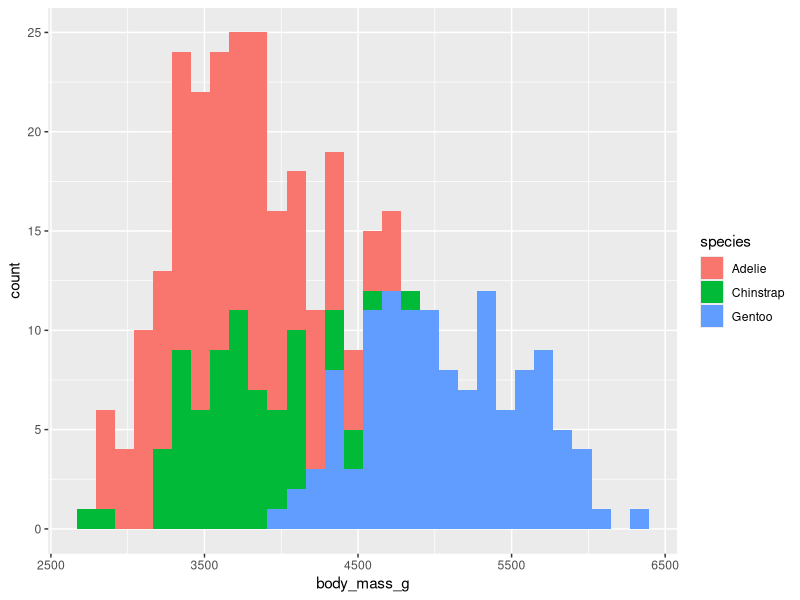
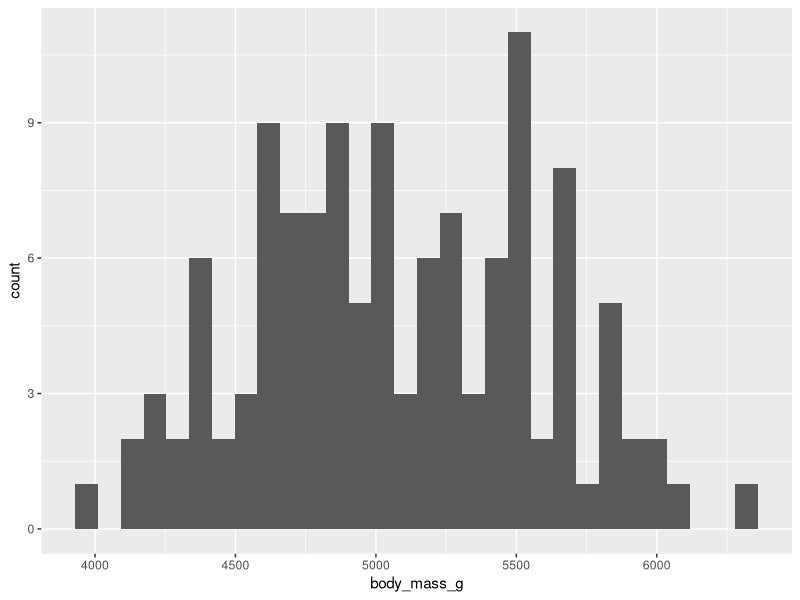
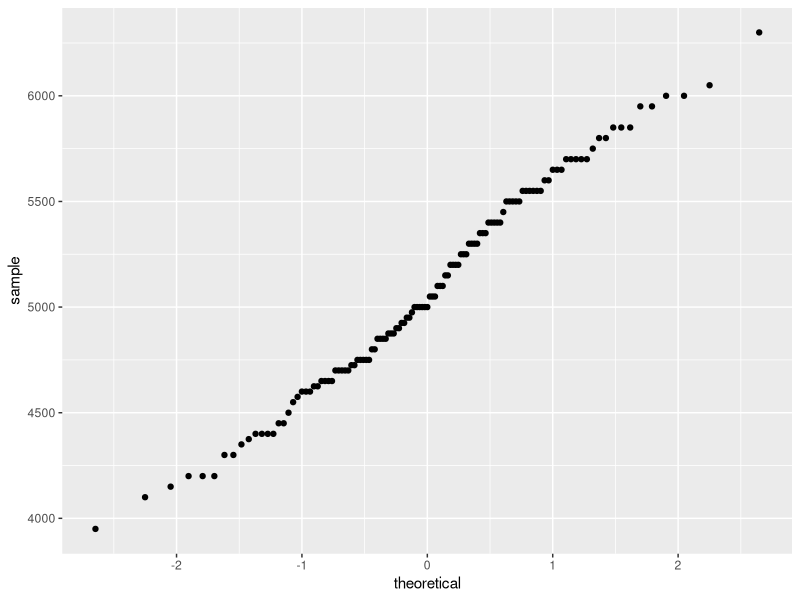
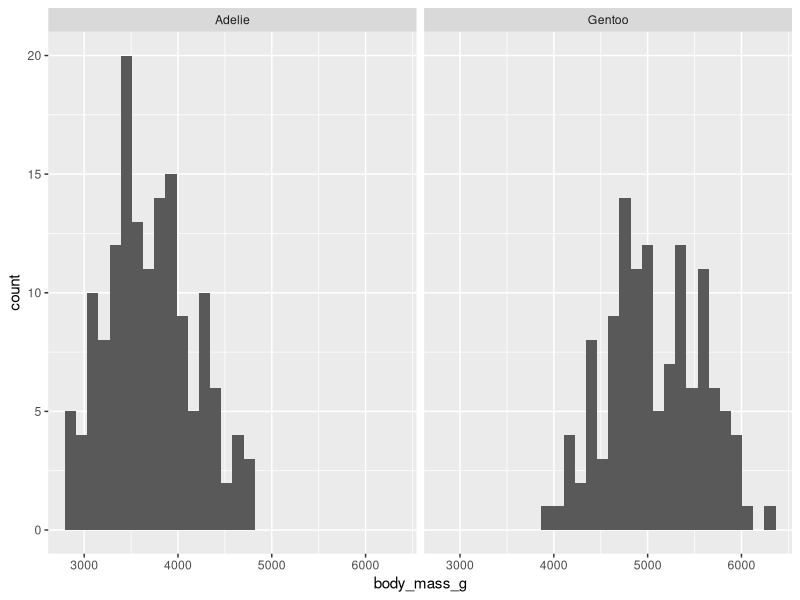
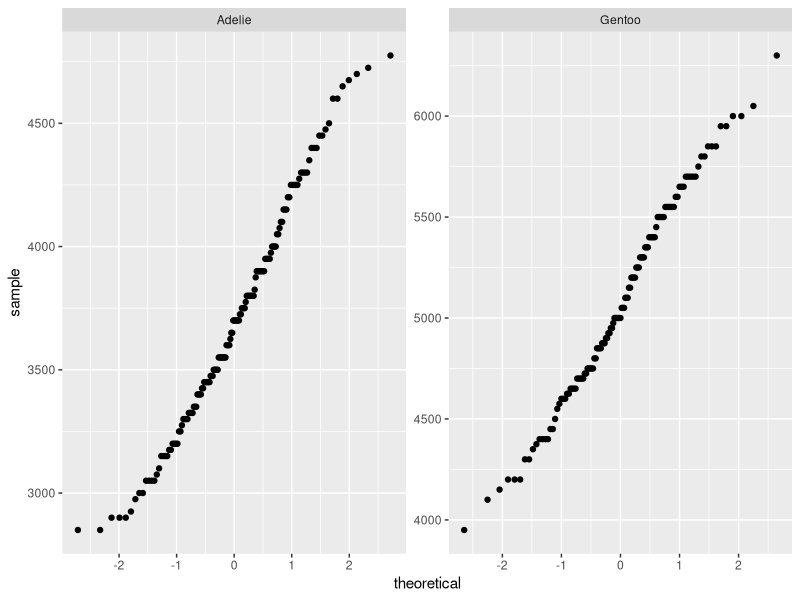

Here is the R script that generated these plots, in order:
## ---- chunk 1
knitr::opts_chunk$set(fig.width=6, fig.asp = 0.618, collapse=TRUE) 
## ---- chunk 2
library(tidyverse)
library(palmerpenguins)
library(rstatix)
library(knitr)  # prints pretty tables with RMarkdown
## ---- chunk 3
# Two great functions for looking at the first few rows of your variables:
head(penguins)
glimpse(penguins)

# Summary statistics. Note # of observations and NAs
summary(penguins)

ggplot(data=penguins) +
  geom_histogram(aes(x=body_mass_g, fill=species))
## ---- chunk 4
# Separate just the Gentoo from all the penguin data
gentoo = penguins %>% 
  filter(species=="Gentoo") 

# Calculate the mean and standard deviation Gentoo body mass in our data (sometimes base R is more sensible than dplyr)
mean(gentoo$body_mass_g, na.rm=TRUE)
sd(gentoo$body_mass_g, na.rm=TRUE)
## ---- chunk 5
# Quickly visualize the body mass data
ggplot(data=gentoo) +
  geom_histogram(aes(x=body_mass_g))
## ---- chunk 6
# Check normality assumption with a qqplot:
ggplot(gentoo) +
  stat_qq(aes(sample=body_mass_g))
## ---- chunk 7
t.test(gentoo$body_mass_g, mu = 5500) # Base R

t_test_results = gentoo %>% t_test(body_mass_g ~ 1, mu = 5500) # dplyr-friendly version
kable(t_test_results) # prints results nicely with RMarkdown
## ---- chunk 8
# Simplify the dataset to what we need
data_for_t_test = penguins %>%
  filter(species %in% c("Gentoo", "Adelie"),
         !is.na(body_mass_g)) %>%
  select(species, body_mass_g) %>%
  droplevels() # removes "Chinstrap" level from the species factor / categorical variable

summary(data_for_t_test)

# Calculate summary stats
data_for_t_test %>%
  group_by(species) %>%
  summarize(mean=mean(body_mass_g), sd=sd(body_mass_g))

# Plot a quick histogram:
ggplot(aes(x=body_mass_g), data=data_for_t_test) +
  geom_histogram() +
  facet_wrap(~species)

# Check normality assumption with a qqplot:
ggplot(data_for_t_test) +
  stat_qq(aes(sample=body_mass_g)) +
  facet_wrap(~species, scales="free")

# Check equality of variances; Levene's test null hypothesis: variances are equal
data_for_t_test %>% levene_test(body_mass_g ~ species) # if p<0.05, variances are NOT equal
## ---- chunk 9
# Base R version:
t.test(data_for_t_test$body_mass_g ~ data_for_t_test$species)

# dplyr-friendly version:
data_for_t_test %>% 
  t_test(body_mass_g ~ species) 
